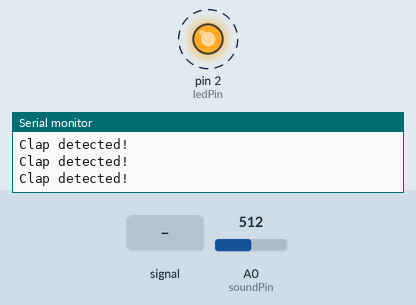
Simulated run of this sketch. Board: Arduino Uno, built with avr-gcc and run on an emulated ATmega328P. Parts: output pins drawn as LEDs (lit = HIGH), the last lines printed to the serial monitor. Dashed ring = blinking. Inputs (shaded band) come from the test bench; at power-on: A0 (soundPin) = 512.

Above: at 1.3 s.
1.4 s: A0 (soundPin) set to 483
At 2.4 s:
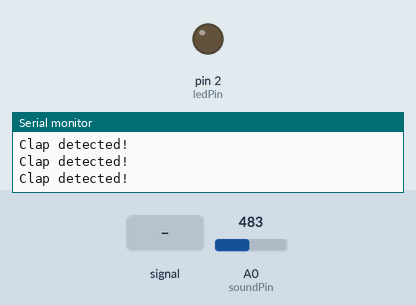
3.0 s: A0 (soundPin) fed a 200 Hz sine of ±81 counts around its level
At 3.6 s:
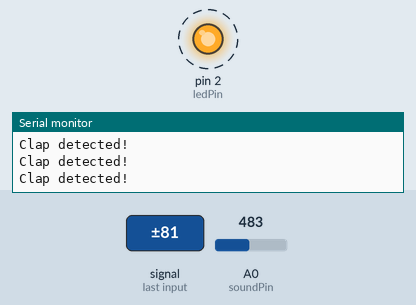
6.0 s: A0 (soundPin) set to 306
At 6.6 s:
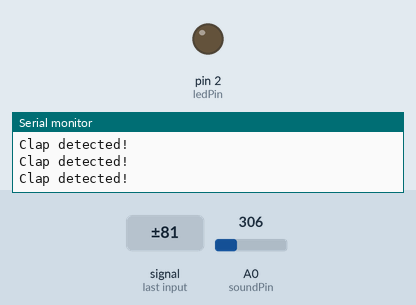
Timing chart, 0 to 9.0 s (numbered marks = the images above; inputs shaded):
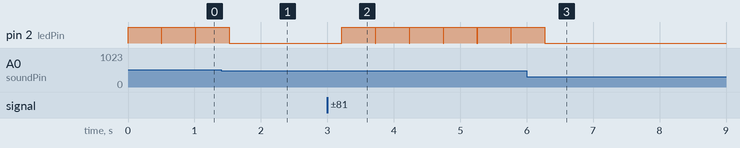

Measured:
- the behaviour switches between 501 and 500 on A0 (soundPin) (found by bisection; images 0 and 1)
- after the input at 1.4 s, pin 2 (ledPin): goes on until 1.5 s, then stays LOW
- after the input at 3.0 s, pin 2 (ledPin): alternates HIGH for 0.50 s and LOW for 0.01 s, starting after 0.22 s
- after the input at 6.0 s, pin 2 (ledPin): goes on until 6.3 s, then stays LOW
- by itself, pin 2 (ledPin): alternates HIGH for 0.50 s and LOW for 0.01 s

The sketch:

clap_led.ino
```cpp
const int soundPin = A0;    // Analog pin for sound sensor
const int ledPin = 2;       // LED pin

int threshold = 500;        // Adjust this threshold based on sensor sensitivity

void setup() {
  pinMode(ledPin, OUTPUT);
  Serial.begin(9600);
}

void loop() {
  int sensorValue = analogRead(soundPin);

  if (sensorValue > threshold) {
    digitalWrite(ledPin, HIGH);
    Serial.println("Clap detected!");
    delay(500);  // Keep the LED on for 500 milliseconds
    digitalWrite(ledPin, LOW);
  }

  delay(10);  // Small delay between readings
}
```
